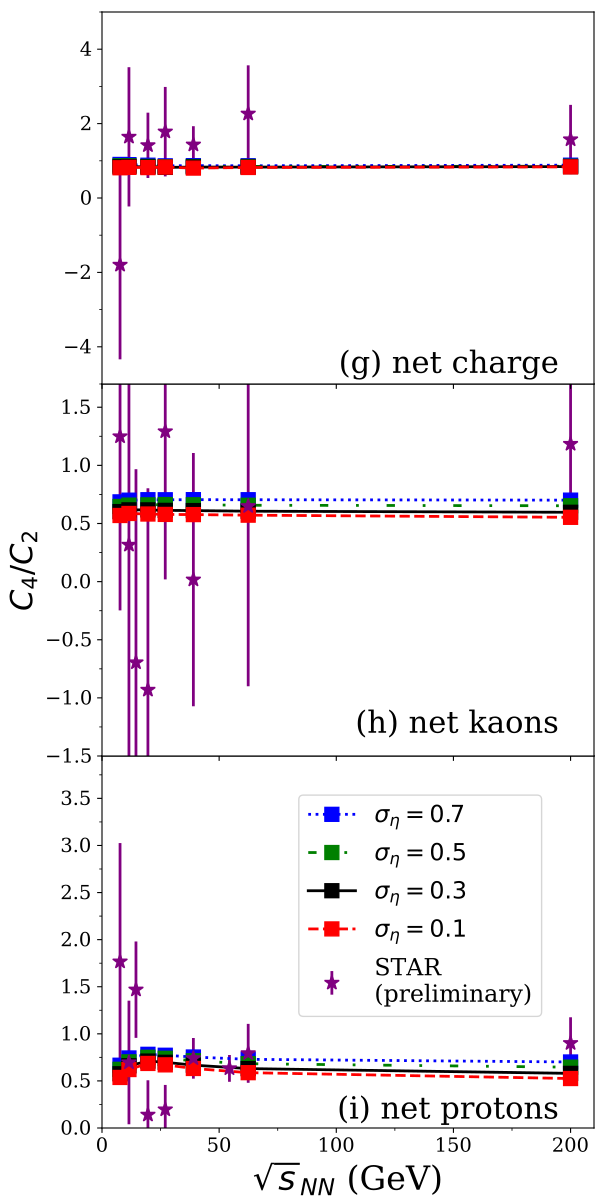

This chart was generated by the following Python code:
import matplotlib.pyplot as plt
from matplotlib.lines import Line2D
import numpy as np
import os
from pylab import *
from matplotlib import ticker
from matplotlib.ticker import ScalarFormatter
sformatter=ScalarFormatter(useOffset=True,useMathText=True)
sformatter.set_scientific(True)
sformatter.set_powerlimits((-2,3))

#plt.ticklabel_format(style='sci', axis='y', scilimits=(0,0))

font = {'family' : 'serif',
        'weight' : 'normal',
        'size'   : 14}
plt.rc('font', **font)
plt.rc('text', usetex=False)
plt.figure(figsize=(6,12))
fig = plt.figure(1)

Omega=100
Mydata1=np.loadtxt('data/sigmaeta00.1_Omega100.dat',skiprows=1,unpack=True)
roots1=Mydata1[1]
pbar1=Mydata1[5]
sigma2p1=Mydata1[6]
Ssigmap1=Mydata1[7]
Ksigma2p1=Mydata1[8]
qbar1=Mydata1[9]
sigma2q1=Mydata1[10]
Ssigmaq1=Mydata1[11]
Ksigma2q1=Mydata1[12]
kbar1=Mydata1[17]
sigma2k1=Mydata1[18]
Ssigmak1=Mydata1[19]
Ksigma2k1=Mydata1[20]
Skellamp1=sigma2p1/(pbar1*Omega)
Skellamq1=sigma2q1/(qbar1*Omega)
Skellamk1=sigma2k1/(kbar1*Omega)

Mydata3=np.loadtxt('data/sigmaeta00.3_Omega100.dat',skiprows=1,unpack=True)
roots3=Mydata3[1]
pbar3=Mydata3[5]
sigma2p3=Mydata3[6]
Ssigmap3=Mydata3[7]
Ksigma2p3=Mydata3[8]
qbar3=Mydata3[9]
sigma2q3=Mydata3[10]
Ssigmaq3=Mydata3[11]
Ksigma2q3=Mydata3[12]
kbar3=Mydata3[17]
sigma2k3=Mydata3[18]
Ssigmak3=Mydata3[19]
Ksigma2k3=Mydata3[20]
Skellamp3=sigma2p3/(pbar3*Omega)
Skellamq3=sigma2q3/(qbar3*Omega)
Skellamk3=sigma2k3/(kbar3*Omega)

Mydata5=np.loadtxt('data/sigmaeta00.5_Omega100.dat',skiprows=1,unpack=True)
roots5=Mydata5[1]
pbar5=Mydata5[5]
sigma2p5=Mydata5[6]
Ssigmap5=Mydata5[7]
Ksigma2p5=Mydata5[8]
qbar5=Mydata5[9]
sigma2q5=Mydata5[10]
Ssigmaq5=Mydata5[11]
Ksigma2q5=Mydata5[12]
kbar5=Mydata5[17]
sigma2k5=Mydata5[18]
Ssigmak5=Mydata5[19]
Ksigma2k5=Mydata5[20]
Skellamp5=sigma2p5/(pbar5*Omega)
Skellamq5=sigma2q5/(qbar5*Omega)
Skellamk5=sigma2k5/(kbar5*Omega)

Mydata7=np.loadtxt('data/sigmaeta00.7_Omega100.dat',skiprows=1,unpack=True)
roots7=Mydata7[1]
pbar7=Mydata7[5]
sigma2p7=Mydata7[6]
Ssigmap7=Mydata7[7]
Ksigma2p7=Mydata7[8]
qbar7=Mydata7[9]
sigma2q7=Mydata7[10]
Ssigmaq7=Mydata7[11]
Ksigma2q7=Mydata7[12]
kbar7=Mydata7[17]
sigma2k7=Mydata7[18]
Ssigmak7=Mydata7[19]
Ksigma2k7=Mydata7[20]
Skellamp7=sigma2p7/(pbar7*Omega)
Skellamq7=sigma2q7/(qbar7*Omega)
Skellamk7=sigma2k7/(kbar7*Omega)

stardata = np.loadtxt('data/star_netprotons_c1c2c3c4.txt',unpack=False,skiprows=1)
roots_star=stardata[0]

c1_protons_star=stardata[1]
stat1=stardata[2]
sys1=stardata[3]
c1_error_star=sqrt(stat1*stat1+sys1*sys1)
c1_relerror_star=c1_error_star/c1_protons_star

c2_protons_star=stardata[4]
stat2=stardata[5]
sys2=stardata[6]
c2_error_star=sqrt(stat2*stat2+sys2*sys2)
c2_relerror_star=c2_error_star/c2_protons_star

c3_protons_star=stardata[7]
stat3=stardata[8]
sys3=stardata[9]
c3_error_star=sqrt(stat3*stat3+sys3*sys3)
c3_relerror_star=c3_error_star/c3_protons_star

c4_protons_star=stardata[10]
stat4=stardata[11]
sys4=stardata[12]
c4_error_star=sqrt(stat4*stat4+sys4*sys4)
c4_relerror_star=c4_error_star/c4_protons_star

c2c1_protons_star=c1_protons_star/c2_protons_star
c2c1_protons_error_star=c2c1_protons_star*sqrt(c1_relerror_star*c1_relerror_star+c2_relerror_star*c2_relerror_star)

c3c1_protons_star=c3_protons_star/c1_protons_star
c3c1_protons_error_star=c3c1_protons_star*sqrt(c1_relerror_star*c1_relerror_star+c3_relerror_star*c3_relerror_star)

c4c2_protons_star=c4_protons_star/c2_protons_star
c4c2_protons_error_star=c4c2_protons_star*sqrt(c2_relerror_star*c2_relerror_star+c4_relerror_star*c4_relerror_star)

c3c2_protons_star=c3_protons_star/c2_protons_star
c3c2_protons_error_star=c3c2_protons_star*sqrt(c2_relerror_star*c2_relerror_star+c3_relerror_star*c3_relerror_star)


#################################################################
######## LOWER PANEL protons

ax = fig.add_axes([0.17,0.06,0.82,0.31])

#plt.plot(roots,Ssigmap*Skellamp,linestyle='-',linewidth=2,color='r',markersize=8, marker='s', markerfacecolor=None, markeredgecolor=None,label='ETA=0.3: $C_3/C_1$')
plt.plot(roots7,Ksigma2p7,linestyle=':',linewidth=2,color='b',markersize=10, marker='s', markerfacecolor='b', markeredgecolor='b',label='$\sigma_\eta=0.7$')
plt.plot(roots5,Ksigma2p5,linestyle=(0, (3, 10, 1, 10)),linewidth=2,color='g',markersize=10, marker='s', markerfacecolor='g', markeredgecolor='g',label='$\sigma_\eta=0.5$')
plt.plot(roots3,Ksigma2p3,linestyle='-',linewidth=2,color='k',markersize=10, marker='s', markerfacecolor='k', markeredgecolor='k',label='$\sigma_\eta=0.3$')
plt.plot(roots1,Ksigma2p1,linestyle='--',linewidth=2,color='r',markersize=10, marker='s', markerfacecolor='r', markeredgecolor='r',label='$\sigma_\eta=0.1$')
plt.errorbar(roots_star,c4c2_protons_star,c4c2_protons_error_star,linestyle=' ',linewidth=2,color='purple',markersize=11, marker='*', markerfacecolor=None, markeredgecolor=None,label='STAR\n(preliminary)')

ax.tick_params(axis='both', which='major', labelsize=14)
ax.set_xticks(np.arange(0,250,50), minor=False)
ax.set_xticklabels(np.arange(0,250,50), minor=False, family='serif',fontsize="14")
ax.set_xticks(np.arange(0,250,25), minor=True)
ax.xaxis.set_major_formatter(ticker.FormatStrFormatter('%d'))
ax.xaxis.set_major_formatter(sformatter)
plt.xlim(0,210)

ax.set_yticks(np.arange(-1,5,.5), minor=False)
ax.set_yticklabels(np.arange(-1,5,.5), minor=False, family='serif',fontsize="14")
ax.set_yticks(np.arange(-1,5,0.25), minor=True)
plt.ylim(0,3.95)
ax.yaxis.set_major_formatter(ticker.FormatStrFormatter('%1f'))
ax.yaxis.set_major_formatter(sformatter)

ax.legend(loc=(0.4,0.3),fontsize=17)

plt.xlabel('$\sqrt{s}_{NN}$ (GeV)',fontsize=24 , weight='normal')
#plt.ylabel('$K\sigma^2=C_4/C_2$', fontsize=22, weight='normal')

text(195,0.1,'(i) net protons',fontsize=22,ha='right')

######## Middle Panel kaons
ax = fig.add_axes([0.17,0.37,0.82,0.31])

stardata = np.loadtxt('data/starmoments_netk.txt',skiprows=1,unpack=True)
roots_star=stardata[0]
Ksigma2=stardata[4]
Kerror=sqrt(stardata[5]*stardata[5]+stardata[6]*stardata[6])

#plt.plot(roots,Ssigmap*Skellamp,linestyle='-',linewidth=2,color='r',markersize=8, marker='s', markerfacecolor=None, markeredgecolor=None,label='ETA=0.3: $C_3/C_1$')
plt.plot(roots7,Ksigma2k7,linestyle=':',linewidth=2,color='b',markersize=10, marker='s', markerfacecolor='b', markeredgecolor='b',label='$\sigma_\eta=0.7$')
plt.plot(roots5,Ksigma2k5,linestyle=(0, (3, 10, 1, 10)),linewidth=2,color='g',markersize=10, marker='s', markerfacecolor='g', markeredgecolor='g',label='$\sigma_\eta=0.5$')
plt.plot(roots3,Ksigma2k3,linestyle='-',linewidth=2,color='k',markersize=10, marker='s', markerfacecolor='k', markeredgecolor='k',label='$\sigma_\eta=0.3$')
plt.plot(roots1,Ksigma2k1,linestyle='--',linewidth=2,color='r',markersize=10, marker='s', markerfacecolor='r', markeredgecolor='r',label='$\sigma_\eta=0.1$')
plt.errorbar(roots_star,Ksigma2,Kerror,linestyle=' ',linewidth=2,color='purple',markersize=11, marker='*', markerfacecolor=None, markeredgecolor=None)

ax.tick_params(axis='both', which='major', labelsize=14)
ax.set_xticks(np.arange(0,250,50), minor=False)
ax.set_xticklabels([])
ax.set_xticks(np.arange(0,250,50), minor=True)
#ax.xaxis.set_major_formatter(ticker.FormatStrFormatter('%d'))
#ax.xaxis.set_major_formatter(sformatter)
plt.xlim(0,210)

ax.set_yticks(np.arange(-2,2.5,0.5), minor=False)
ax.set_yticklabels(np.arange(-2,2.5,0.5), minor=False, family='serif',fontsize="14")
ax.set_yticks(np.arange(-2,2.5,0.25), minor=True)
plt.ylim(-1.5,1.7)
ax.yaxis.set_major_formatter(ticker.FormatStrFormatter('%1f'))
ax.yaxis.set_major_formatter(sformatter)

#plt.xlabel('$\sqrt{s}_{NN}$ (GeV)',fontsize=18 , weight='normal')
plt.ylabel('$C_4/C_2$', fontsize=22, weight='normal')
text(195,-1.3,'(h) net kaons',fontsize=22,ha='right')

######## Upper Panel charge
ax = fig.add_axes([0.17,0.68,0.82,0.31])

stardata = np.loadtxt('data/starmoments_netq.txt',skiprows=1,unpack=True)
roots_star=stardata[0]
Ksigma2=stardata[4]
Kerror=sqrt(stardata[5]*stardata[5]+stardata[6]*stardata[6])

#plt.plot(roots,Ssigmap*Skellamp,linestyle='-',linewidth=2,color='r',markersize=8, marker='s', markerfacecolor=None, markeredgecolor=None,label='ETA=0.3: $C_3/C_1$')
plt.plot(roots7,Ksigma2q7,linestyle=':',linewidth=2,color='b',markersize=10, marker='s', markerfacecolor='b', markeredgecolor='b')
plt.plot(roots5,Ksigma2q5,linestyle=(0, (3, 10, 1, 10)),linewidth=2,color='g',markersize=10, marker='s', markerfacecolor='g', markeredgecolor='g')
plt.plot(roots3,Ksigma2q3,linestyle='-',linewidth=2,color='k',markersize=10, marker='s', markerfacecolor='k', markeredgecolor='k')
plt.plot(roots1,Ksigma2q1,linestyle='--',linewidth=2,color='r',markersize=10, marker='s', markerfacecolor='r', markeredgecolor='r')
plt.errorbar(roots_star,Ksigma2,Kerror,linestyle=' ',linewidth=2,color='purple',markersize=11, marker='*', markerfacecolor=None, markeredgecolor=None,label='STAR')

ax.tick_params(axis='both', which='major', labelsize=14)
ax.set_xticks(np.arange(0,250,50), minor=False)
ax.set_xticklabels([])
ax.set_xticks(np.arange(0,250,50), minor=True)
#ax.xaxis.set_major_formatter(ticker.FormatStrFormatter('%d'))
#ax.xaxis.set_major_formatter(sformatter)
plt.xlim(0,210)

ax.set_yticks(np.arange(-14,14,2), minor=False)
ax.set_yticklabels(np.arange(-14,14,2), minor=False, family='serif',fontsize="14")
ax.set_yticks(np.arange(-14,14,1), minor=True)
plt.ylim(-5,5)
ax.yaxis.set_major_formatter(ticker.FormatStrFormatter('%1f'))
ax.yaxis.set_major_formatter(sformatter)

#ax.legend(loc=(0.63,0.05),fontsize=18)

#plt.xlabel('$\sqrt{s}_{NN}$ (GeV)',fontsize=18 , weight='normal')
#plt.ylabel('$K\sigma^2=C_4/C_2$', fontsize=22, weight='normal')
text(195,-4.7,'(g) net charge',fontsize=22,ha='right')


#########################################
plt.savefig('bw_kurtosis_sigmaeta.pdf',format='pdf')
#os.system('xdg-open bw_kurtosis_sigmaeta.pdf')
os.system('open -a Preview bw_kurtosis_sigmaeta.pdf')



#plt.show()
quit()
